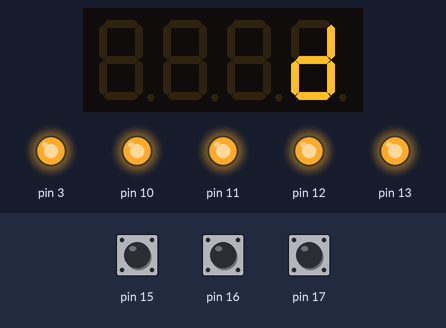
Recording of a sketch running on a simulated Arduino Uno, built with avr-gcc and run on an emulated ATmega328P. On the bench: 4-digit seven-segment display, output pins drawn as LEDs (lit = HIGH). The inputs (shaded band) are chosen by the test bench; at power-on: pin 15 HIGH, pin 16 HIGH, pin 17 HIGH.

Above: at 0.12 s.
At 1.12 s:
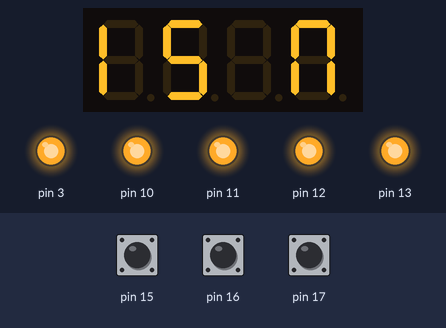
At 2.13 s:
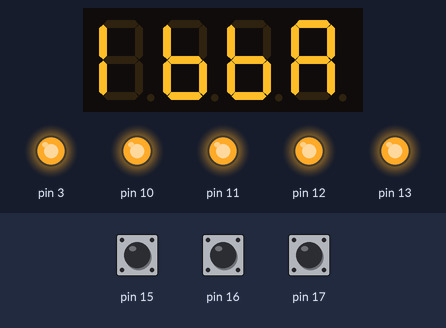
At 4.13 s:
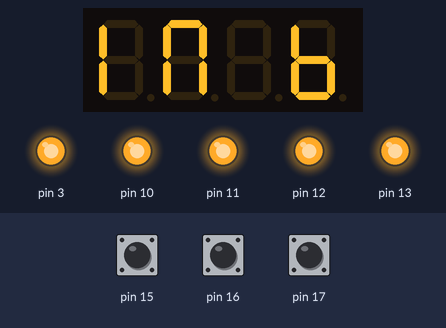
At 6.13 s:
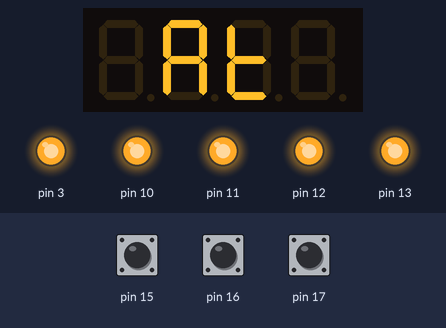
At 8.1 s:
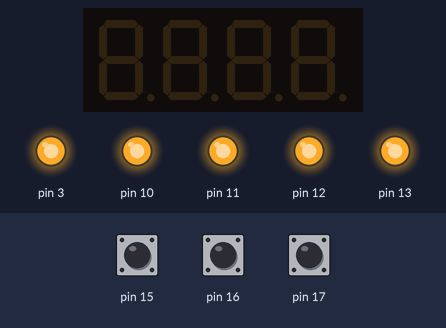

Measured:
- by itself, everything shown: repeats every 8.5 s, in 33 steps
- what the display in image 5 shows lasts 0.5 s, from 8.0 s to 8.5 s

The sketch:

Alarm.ino
```cpp
#include <TimerOne.h>
#include <Wire.h>
#include <MultiFuncShield.h>

int counter=0;
String msg = "DIS NIBBA EATIN BEANS AT 3 Am";
String output = "";
bool poop = true;
void setup() {
// put your setup code here, to run once:
Timer1.initialize();
MFS.initialize(&Timer1); // initialize multi-function shield library
}


char* string2char(String cmd)
{
  Serial.print(cmd);
  if(cmd.length()!=0)
  {
    char *p = const_cast<char*>(cmd.c_str());
    return p;
  }
}


byte ended = false;
//Page 6 of 30Hackatronics – Using an Arduino Multi-function Shield cohesivecomputing.co.uk
void loop() {

if(poop)
{
 String lol = msg;
msg = "";
for(int i = 0; i < 4; i++)
{
  msg += " ";
}
msg += lol;
poop = false;
}
Serial.println(msg);
if(counter < msg.length())
{
  counter ++;
}
else
{
  counter = 0;
}

output = "";

output += msg.charAt(counter);
output += msg.charAt(counter + 1);
output += msg.charAt(counter + 2);
output += msg.charAt(counter + 3);

MFS.write(string2char(output));

delay(250);
}
```
